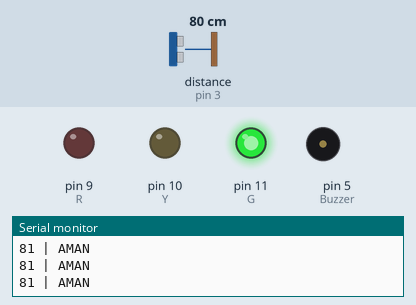
Simulated run of this sketch. Board: Arduino Uno, built with avr-gcc and run on an emulated ATmega328P. On the bench: output pins drawn as LEDs (lit = HIGH), buzzer (waves = sounding, pin HIGH), the last lines printed to the serial monitor. The test bench sets the inputs (shaded band); at power-on: distance to the obstacle (sensor on pin 3) 80 cm. The echo pulse lasts 58.3 µs per cm.

Above: at 1.2 s.
1.3 s: distance to the obstacle (sensor on pin 3) set to 74 cm
4.3 s: distance to the obstacle (sensor on pin 3) set to 66 cm
At 5.1 s:
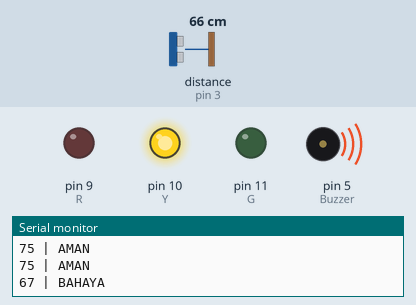
7.3 s: distance to the obstacle (sensor on pin 3) set to 22 cm
9.5 s: distance to the obstacle (sensor on pin 3) set to 18 cm
At 10.6 s:
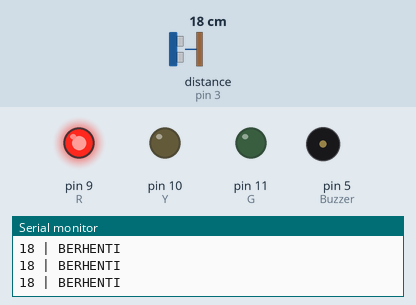
12.5 s: distance to the obstacle (sensor on pin 3) set to 120 cm
At 13.6 s:
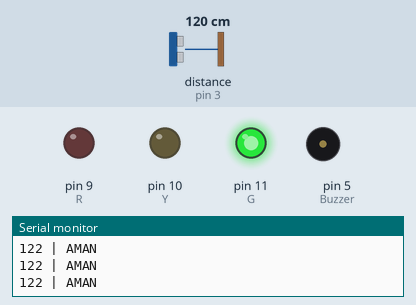
14.0 s: distance to the obstacle (sensor on pin 3) set to 35 cm
At 15.8 s:
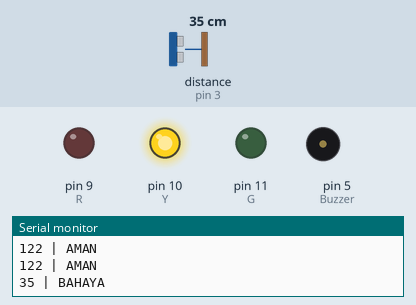
Timing chart, 0 to 18.0 s (numbered marks = the images above; inputs shaded):
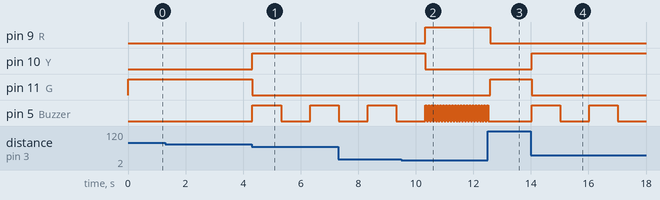

Measured:
- the behaviour switches between 70 and 69 cm on distance to the obstacle (sensor on pin 3) (found by bisection; images 0 and 1)
- the behaviour switches between 21 and 20 cm on distance to the obstacle (sensor on pin 3) (found by bisection; images 1 and 2)
- after the input at 4.3 s, pin 10 (Y): LOW → HIGH at once; pin 11 (G): HIGH → LOW at once; pin 5 (Buzzer): LOW → HIGH at once, → LOW 1.0 s later, → HIGH 1.0 s later
- after the input at 9.5 s, pin 9 (R): LOW → HIGH after 0.83 s; pin 10 (Y): HIGH → LOW after 0.83 s
- after the input at 12.5 s, pin 9 (R): HIGH → LOW after 0.08 s; pin 11 (G): LOW → HIGH after 0.08 s; pin 5 (Buzzer): goes on until 12.5 s, then stays LOW
- after the input at 14.0 s, pin 10 (Y): LOW → HIGH at once; pin 11 (G): HIGH → LOW at once; pin 5 (Buzzer): alternates HIGH for 1.0 s and LOW for 1.0 s, starting at once

The sketch:

6.1_Chalange.ino
```cpp
//INISIALISASI
#include <NewPing.h>
int R=9,Y=10,G=11;
int triger=4;
int echo=3;
int batas=200;  //max 400cm
int Buzzer=5;

NewPing cm(triger,echo,batas);

void setup() {
  Serial.begin(9600);
  pinMode(Buzzer,OUTPUT);
  pinMode(R,OUTPUT);
  pinMode(Y,OUTPUT);
  pinMode(G,OUTPUT);
}

void loop() {
  //BACA SENSOR
  int bacaJarak=cm.ping_cm();

  //PRINT SERIAL

  Serial.println();
  //LOGIKA ULTRASONIC
  if(bacaJarak<=20 && bacaJarak!=0){
    Serial.print(bacaJarak);
    Serial.print(" | BERHENTI");
    digitalWrite(R,HIGH);
    digitalWrite(Y,LOW);
    digitalWrite(G,LOW);
    digitalWrite(Buzzer,HIGH);
    delay(50);
    digitalWrite(Buzzer,LOW);
    delay(50);
  }
  else if(bacaJarak >=21 && bacaJarak <=70){
    Serial.print(bacaJarak);
    Serial.print(" | BAHAYA");
    digitalWrite(R,LOW);
    digitalWrite(Y,HIGH);
    digitalWrite(G,LOW);
    digitalWrite(Buzzer,HIGH);
    delay(1000);
    digitalWrite(Buzzer,LOW);
    delay(1000);
  }
  /*else if(bacaJarak >= 71 or bacaJarak==0){
    Serial.print(bacaJarak);
    Serial.print(" | AMAN");
    digitalWrite(R,LOW);
    digitalWrite(Y,LOW);
    digitalWrite(G,HIGH);
    digitalWrite(Buzzer,LOW);
  }*/
  else{
    Serial.print(bacaJarak);
    Serial.print(" | AMAN");
    digitalWrite(Buzzer,LOW);
    digitalWrite(R,LOW);
    digitalWrite(Y,LOW);
    digitalWrite(G,HIGH);
  }
}
```
